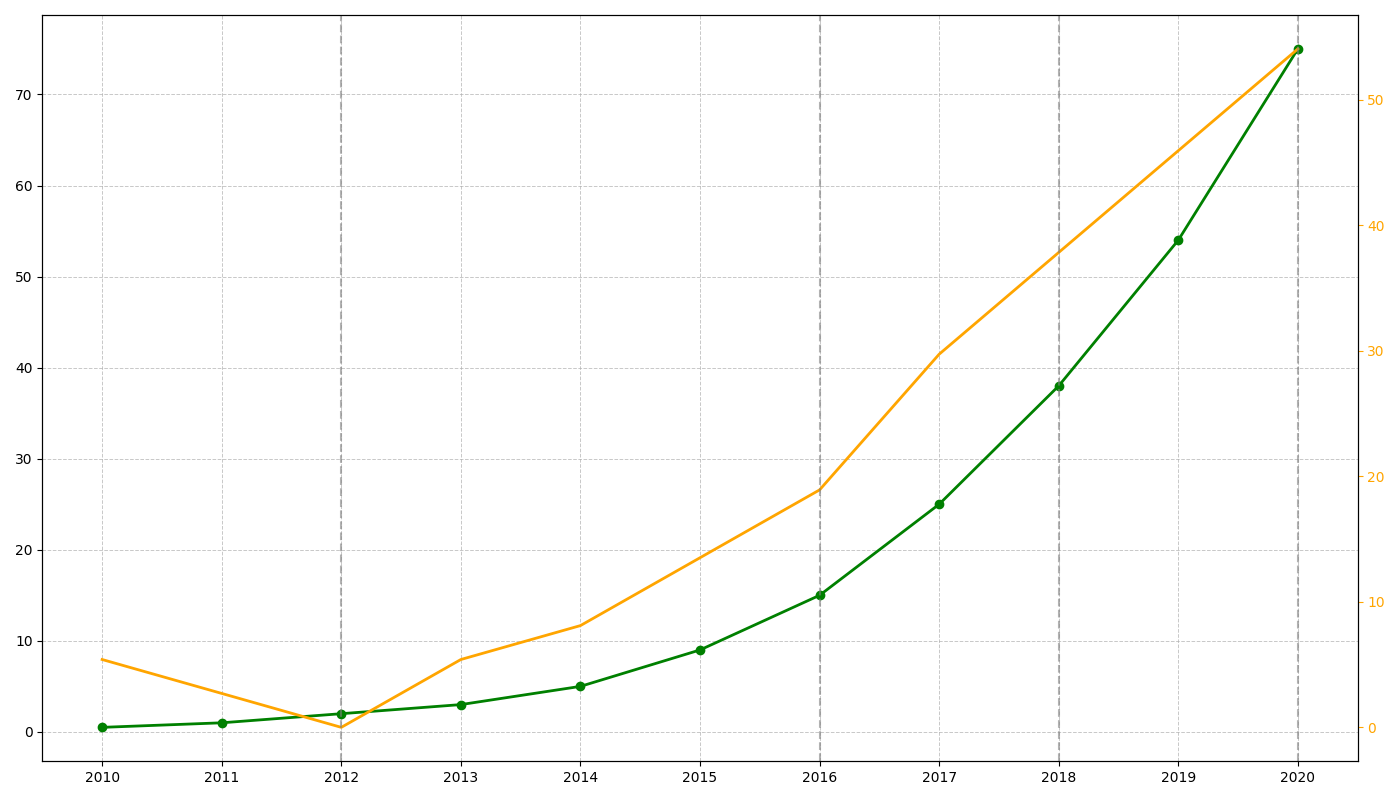

Generate this figure with Python:
import numpy as np
import matplotlib.pyplot as plt

years = np.arange(2010, 2021)
self_driving_cars = np.array([0.5, 1, 2, 3, 5, 9, 15, 25, 38, 54, 75])
road_accidents = np.array([35, 36, 37, 35, 34, 32, 30, 26, 23, 20, 17])

base_accidents = 37
accidents_reduction_percentage = ((base_accidents - road_accidents) / base_accidents) * 100

fig, ax1 = plt.subplots(figsize=(14, 8))

ax1.plot(years, self_driving_cars, marker='o', color='green', linewidth=2)
ax1.set_xticks(years)
ax1.grid(axis='y', linestyle='--', alpha=0.7)

ax2 = ax1.twinx()
ax2.plot(years, accidents_reduction_percentage, color='orange', linewidth=2)
ax2.tick_params(axis='y', colors='orange')

for milestone_year in [2012, 2016, 2018, 2020]:
    plt.axvline(x=milestone_year, color='grey', linestyle='--', alpha=0.6)

ax1.grid(linestyle='--', linewidth=0.7, alpha=0.7)

plt.tight_layout()
plt.show()
